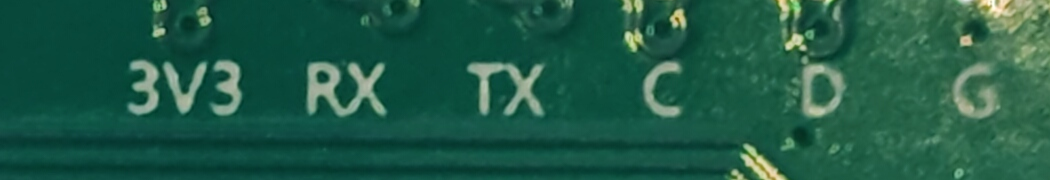
#> input picture analysis/hardware/debug_pads.png, 3150 x 540 px, given in place of P20261021-191121.jpg, which was not available (shown at 1/3 size)
$ python bench_quant.py
#> lines starting #> are read from the running program, lines starting #| are printed output that depends on the picture; pictures that were not available may be replaced by others from this repository, and a replacement may not be noted
### epd_send.py
# -*- coding: utf-8 -*-
"""Faithful e-ink transmitter for com.app.myapplication / YSBadge2.
Sources: EPD_Config.getPicData_NColor_4bit, BMPConverter.thresholding/floydSteinbergDither,
         LZ77Compress.Compress, BluetoothTool BLE flow.
"""
import sys, time, argparse
from bisect import bisect_left

W, H = 800, 480
MAX_PAYLOAD_BITS = 262144   # 实测上限：超过则设备静默丢弃整张（约 32KB）
PALETTE = [(0,0,0),(255,255,255),(0,255,0),(0,0,255),(255,0,0),(255,255,0),(255,128,0)]

CH_WRITE_CMD = "0000ff03-0000-1000-8000-00805f9b34fb"
CH_WRITE_PIC = "0000ff02-0000-1000-8000-00805f9b34fb"
CH_NOTIFY    = "0000ff04-0000-1000-8000-00805f9b34fb"

def palette_image():
    """PIL 量化用的 7 色调色板；索引顺序即线上格式，不能改。"""
    from PIL import Image
    p = Image.new("P", (1, 1))
    flat = [c for rgb in PALETTE for c in rgb]
    flat += [0] * (768 - len(flat))
    p.putpalette(flat)
    return p

def pack_indexed(idx):
    """P 模式索引字节(每像素 1 字节) -> 4bit/像素线上格式。"""
    assert len(idx) == W * H, len(idx)
    return bytes(map(lambda hi, lo: (hi << 4) | (lo & 0x0F), idx[0::2], idx[1::2]))

# [11 lines left out: function nearest, not called in this run]

def build_canvas(path, fill, stretch=False):
    from PIL import Image, ImageOps
    with Image.open(path) as src:
        im = ImageOps.exif_transpose(src)      # 手机竖拍靠 EXIF 标记方向，不转就会躺倒
        if im.mode in ("RGBA", "LA", "PA") or (im.mode == "P" and "transparency" in im.info):
            rgba = im.convert("RGBA")          # 透明区必须铺白，convert("RGB") 会变黑
            bg = Image.new("RGBA", rgba.size, (255, 255, 255, 255))
            im = Image.alpha_composite(bg, rgba)
        im = im.convert("RGB")
    sw, sh = im.size
    if stretch:
        canvas = im.resize((W, H), Image.LANCZOS)
        return canvas, (sw, sh)
    if fill:
        scale = max(W / sw, H / sh)
        nw, nh = int(sw*scale + 0.5), int(sh*scale + 0.5)
        im2 = im.resize((nw, nh), Image.LANCZOS)
        left = (nw - W) // 2
        top = (nh - H) // 2
        canvas = im2.crop((left, top, left+W, top+H))
    else:
        scale = min(W / sw, H / sh)
        nw, nh = max(1, int(sw*scale)), max(1, int(sh*scale))
        im2 = im.resize((nw, nh), Image.LANCZOS)
        canvas = Image.new("RGB", (W, H), (255, 255, 255))
        canvas.paste(im2, ((W-nw)//2, (H-nh)//2))
    return canvas, (sw, sh)

BAYER8 = [
 [ 0,32, 8,40, 2,34,10,42],
 [48,16,56,24,50,18,58,26],
 [12,44, 4,36,14,46, 6,38],
 [60,28,52,20,62,30,54,22],
 [ 3,35,11,43, 1,33, 9,41],
 [51,19,59,27,49,17,57,25],
 [15,47, 7,39,13,45, 5,37],
 [63,31,55,23,61,29,53,21],
]

def encode_image(path, dither, fill, flip=False, invert=False, ordered=False, spread=128, sat=1.0, contrast=1.0, bright=1.0, noise=0, seed=1, sharp=1.0, stretch=False):
    canvas, info = build_canvas(path, fill, stretch)
#> in build_canvas, src is the input picture: PIL image 3150x540 RGB; mean R, G, B 32, 90.6, 70.8
#> in build_canvas, `im2 = im.resize((nw, nh), Image.LANCZOS)`:
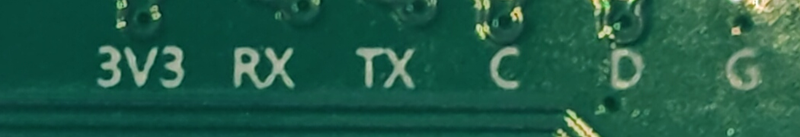
#> im2: PIL image 800x137 RGB; mean R, G, B 32, 90.6, 70.8
#> in build_canvas, `canvas = Image.new("RGB", (W, H), (255, 255, 255))`: canvas: PIL image 800x480 RGB; every value is 255
#> in build_canvas, `canvas.paste(im2, ((W-nw)//2, (H-nh)//2))`:
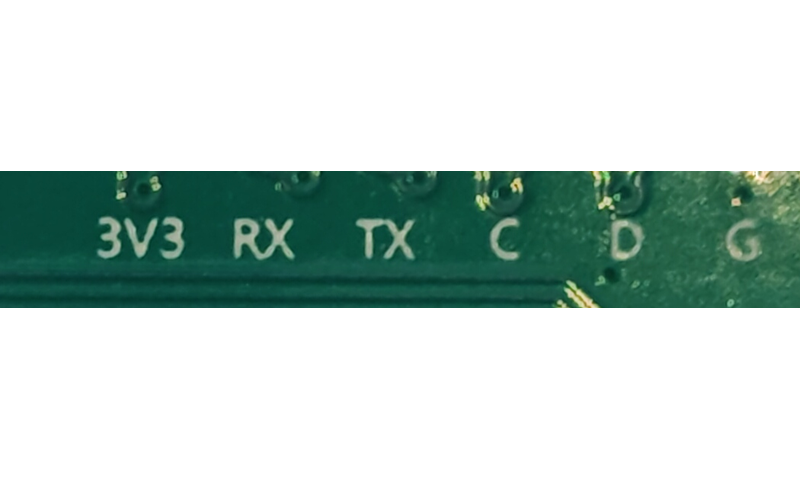
#> canvas: PIL image 800x480 RGB; mean R, G, B 191.4, 208.1, 202.4
#> info = (3150, 540)
    from PIL import ImageEnhance
    if sat != 1.0:
        canvas = ImageEnhance.Color(canvas).enhance(sat)
    if contrast != 1.0:
        canvas = ImageEnhance.Contrast(canvas).enhance(contrast)
    if bright != 1.0:
        canvas = ImageEnhance.Brightness(canvas).enhance(bright)
    if sharp != 1.0:
        canvas = ImageEnhance.Sharpness(canvas).enhance(sharp)
    if invert:
        from PIL import ImageOps
        canvas = ImageOps.invert(canvas)
    if flip:
        canvas = canvas.rotate(180)
    px = canvas.load()
    if ordered:
        out = bytearray((W*H)//2)
        k = 0
        for y in range(H):
            for x in range(0, W, 2):
                def q(xx):
                    t = ((BAYER8[y & 7][xx & 7] + 0.5) / 64.0 - 0.5) * spread
                    r = px[xx, y][0] + t; g = px[xx, y][1] + t; b = px[xx, y][2] + t
                    r = 0 if r < 0 else (255 if r > 255 else r)
                    g = 0 if g < 0 else (255 if g > 255 else g)
                    b = 0 if b < 0 else (255 if b > 255 else b)
                    return nearest((r, g, b))
                out[k] = (q(x) << 4) | (q(x+1) & 0x0F)
                k += 1
    elif dither:
        # 交给她 PIL 的 C 实现做 Floyd–Steinberg：误差在 7 色调色板上扩散，
        # 语义与 APK 的 BMPConverter.floydSteinbergDither 一致，但无 Python 逐像素循环。
        from PIL import Image as _Image
        q = canvas.quantize(palette=palette_image(), dither=_Image.Dither.FLOYDSTEINBERG)
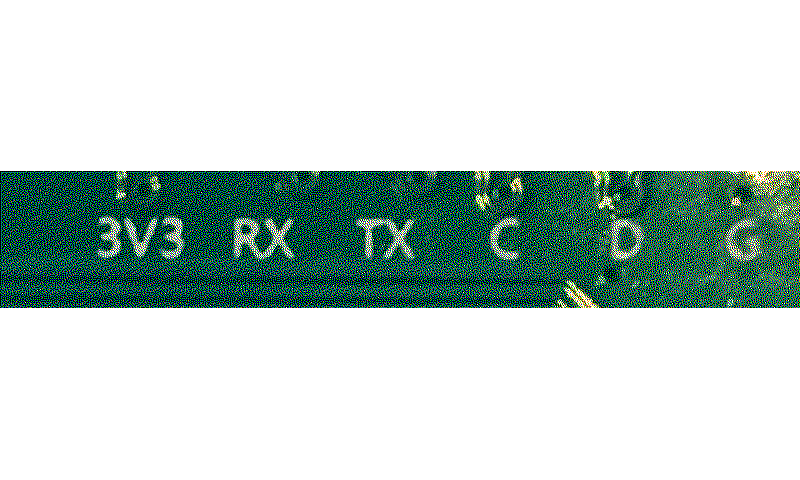
#> q: PIL image 800x480 P; mean R, G, B 191.4, 208, 202.3
        out = pack_indexed(q.tobytes())
    else:
        import random
        rng = random.Random(seed)
        A = int(noise)
        # [9 lines left out: function q, not called in this run]
        out = bytearray((W*H)//2)
        k = 0
        for y in range(H):
            for x in range(0, W, 2):
                out[k] = (q(x, y) << 4) | (q(x+1, y) & 0x0F)
                k += 1
    return bytes(out), info

MAX_WND = 1024

def compress(data):
    """LZ77（窗口 1024，偏移 10bit，长度 Golomb m=3）。

    与旧实现逐字节一致的输出，但用 2 字节前缀索引只考察首两字节相同的位置
    （长度为 1 的匹配不会被编码），并按距离递增顺序保持原有的平局规则。
    """
    n = len(data)
    out = bytearray(n * 2)
    bitpos = 0
    i = 0
    buckets = {}

    def w0(bp):
        out[bp >> 3] &= (0xFF ^ (1 << (7 & bp)))

    def remember(pos):
        if pos + 1 >= n:
            return
        key = (data[pos] << 8) | data[pos + 1]
        bucket = buckets.get(key)
        if bucket is None:
            buckets[key] = [pos]
        else:
            bucket.append(pos)
            if len(bucket) > 128:
                del bucket[:bisect_left(bucket, pos - MAX_WND)]

    while i < n:
        rel = i - MAX_WND
        if rel >= 0:
            win_start, maxlen = rel, MAX_WND
        elif rel >= -MAX_WND:
            win_start, maxlen = 0, MAX_WND + rel
        else:
            win_start, maxlen = -1, 0
        if maxlen > n - i:
            maxlen = n - i

        length = 0
        offset = 0
        best = 0
        if win_start >= 0 and i + 1 < n:
            bucket = buckets.get((data[i] << 8) | data[i + 1])
            if bucket:
                limit = win_start + maxlen          # 第 k 个候选的上限 cap = limit - p
                for p in bucket[bisect_left(bucket, win_start):]:
                    if p >= limit:
                        break
                    cap = limit - p
                    if cap <= best:
                        break
                    probe = best + 1                # 想赢必须超过 best
                    if data[p:p + probe] != data[i:i + probe]:
                        continue
                    lo, hi = probe, cap
                    while lo < hi:
                        mid = (lo + hi + 1) >> 1
                        if data[p:p + mid] == data[i:i + mid]:
                            lo = mid
                        else:
                            hi = mid - 1
                    best = lo
                    offset = p - win_start
                    if best == cap:
                        break

        if best > 1:
            out[bitpos >> 3] |= (1 << (7 & bitpos)); bitpos += 1
            for b in range(10):
                if (offset >> b) & 1:
                    out[bitpos >> 3] |= (1 << (7 & bitpos))
                else:
                    w0(bitpos)
                bitpos += 1
            x = best
            q = (x - 1) >> 3
            r = (x - (q << 3)) - 1
            for _ in range(q):
                out[bitpos >> 3] |= (1 << (7 & bitpos)); bitpos += 1
            w0(bitpos); bitpos += 1
            for b in range(3):
                if (r >> b) & 1:
                    out[bitpos >> 3] |= (1 << (7 & bitpos))
                else:
                    w0(bitpos)
                bitpos += 1
            for pos in range(i, i + best):
                remember(pos)
            i += best
        else:
            w0(bitpos); bitpos += 1
            c = data[i]
            for b in range(8):
                if (c >> b) & 1:
                    out[bitpos >> 3] |= (1 << (7 & bitpos))
                else:
                    w0(bitpos)
                bitpos += 1
            remember(i)
            i += 1

    total_bits = bitpos
    nbytes = (total_bits + 7) >> 3
    return bytes(out[:nbytes]), total_bits

# [50 lines left out: functions decompress, selftest, not called in this run]

# [105 lines that do not run on import are left out]

### _verify/bench_quant.py
# -*- coding: utf-8 -*-
"""新实现 vs 基线：速度、像素差异、压缩体积。"""
import os as _os
_ROOT = _os.path.dirname(_os.path.dirname(_os.path.abspath(__file__)))
_VD = _os.path.join(_ROOT, "_verify")
import sys, time
sys.path.insert(0, _ROOT)
import epd_send as E
from PIL import Image

def unpack(raw):
    im = Image.new("RGB", (800, 480)); px = im.load()
    for y in range(480):
        for x in range(0, 800, 2):
            b = raw[(y*800 + x)//2]
            px[x, y] = E.PALETTE[b >> 4]; px[x+1, y] = E.PALETTE[b & 15]
    return im

for name in ("P20261021-191121.jpg", "_verify/test_pattern.png"):
    tag = name.split("/")[-1].split(".")[0]
    t = time.time()
    raw, _ = E.encode_image(_ROOT + r"/" + name, True, False)
    dt = time.time() - t
    comp, bits = E.compress(raw)
#> bits = 315715
    im = unpack(raw)
#> in unpack, `im = Image.new('RGB', (800, 480))`: im: PIL image 800x480 RGB; every value is 0
    im.save(rf"{_VD}/new_{tag}.png")
    base = Image.open(rf"{_VD}/base_{tag}.png").load()
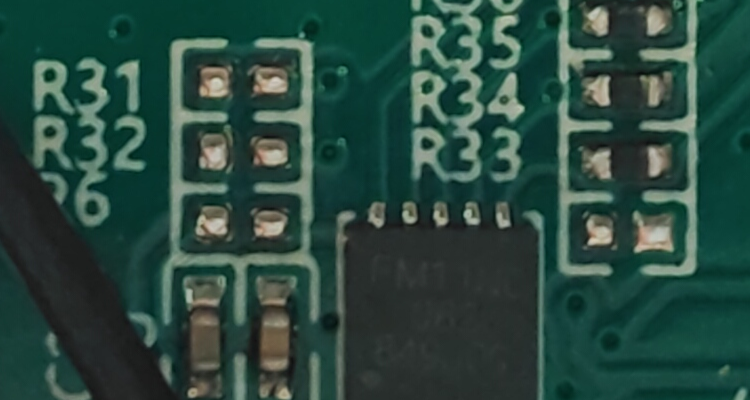
#> input picture analysis/hardware/nfc_area.png, 1500 x 800 px, given in place of base_P20261021-191121.png, which was not available (shown at 1/2 size)
    px = im.load()
    diff = sum(1 for y in range(480) for x in range(800) if px[x, y] != base[x, y])
#> diff = 384000
    print(f"{tag:24} {dt:5.2f}s  bits={bits:7d}  bytes={len(comp):6d}  colors={len(im.getcolors(400000))}  与基线不同像素={diff} ({100*diff/(800*480):.2f}%)")
#| P20261021-191121          0.23s  bits= 315715  bytes= 39465  colors=7  与基线不同像素=384000 (100.00%)
